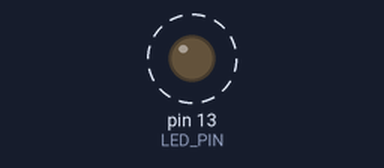
The sketch below on a simulated Arduino Uno, built with avr-gcc and run on an emulated ATmega328P. Shown: output pins drawn as LEDs (lit = HIGH). Dashed ring = blinking.

Above: at 0.15 s.
Timing chart, 0 to 3.0 s (numbered marks = the images above):
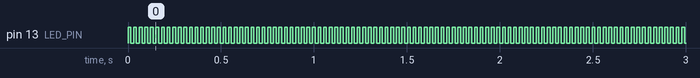

Measured:
- by itself, pin 13 (LED_PIN): alternates HIGH for 0.02 s and LOW for 0.02 s

The sketch:

RTOS_Hw1.ino
```cpp
#include <Arduino_FreeRTOS.h>
// see: https://github.com/feilipu/Arduino_FreeRTOS_Library
#define LED_PIN  13 // PORTB5 pin
void task( void *pvParameters );
void setup() {
  xTaskCreate(
    task /* task function */,
    "BlinkTask" /* task name */,
    128 /* stack size */,
    NULL  /* no parameters */,
    2 /* priority level */,
    NULL /* no task handle */ );
   // Note the FreeRTOS task scheduler is started automatically.
}
void loop() {}
void task( void *pvParameters ) {
   boolean state = false;
   pinMode( LED_PIN, OUTPUT );
   while(1) { // toggle and update LED output
      digitalWrite( LED_PIN, state = !state );
      vTaskDelay( 1 );
   }
}
//////////////////////////////////////////////////////////////////
```
